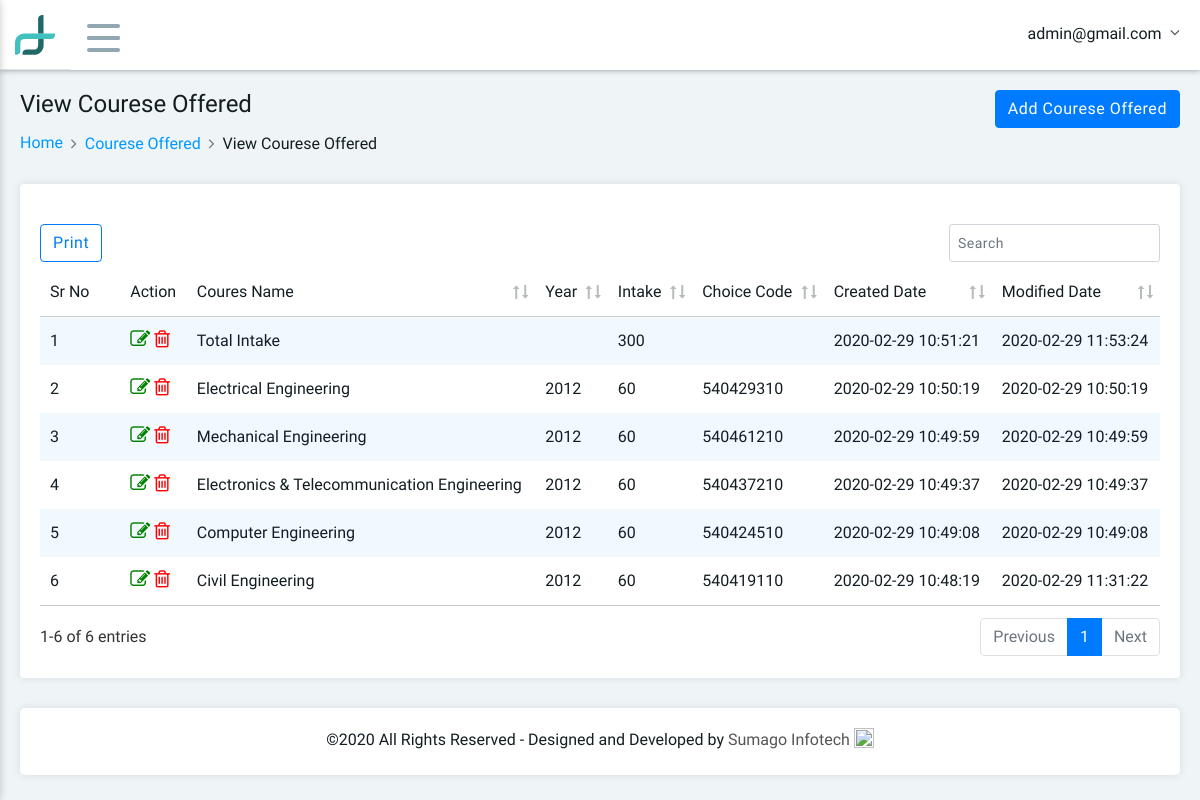
The app's page /view_course.php (signed in) with its own data.
### tables this page shows
CREATE TABLE IF NOT EXISTS `tbl_courese_offered` (
  `fld_co_id` int(11) NOT NULL,
  `fld_co_course_name` varchar(100) NOT NULL,
  `fld_co_year` varchar(50) NOT NULL,
  `fld_co_intake` varchar(40) NOT NULL,
  `fld_co_choice_code` varchar(50) NOT NULL,
  `fld_created_date` datetime NOT NULL DEFAULT CURRENT_TIMESTAMP,
  `fld_modified_date` datetime NOT NULL DEFAULT CURRENT_TIMESTAMP ON UPDATE CURRENT_TIMESTAMP,
  `fld_delete` int(11) NOT NULL
);

### view_course.php (the view, shortened to what this page needs)
<!DOCTYPE html>
<html>
<head>
	<?php include('include/head.php'); ?>
	<link rel="stylesheet" type="text/css" href="src/plugins/datatables/media/css/jquery.dataTables.css">
	<link rel="stylesheet" type="text/css" href="src/plugins/datatables/media/css/dataTables.bootstrap4.css">
	<link rel="stylesheet" type="text/css" href="src/plugins/datatables/media/css/responsive.dataTables.css">
</head>
<body>
	<?php include('include/header.php'); ?>
	<div class="main-container">
		<div class="pd-ltr-20 customscroll customscroll-10-p height-100-p xs-pd-20-10">
			<div class="min-height-200px">
				<div class="page-header">
					<div class="row">
						<div class="col-md-6 col-sm-12">
							<div class="title">
								<h4>View Courese Offered</h4>
							</div>
							<nav aria-label="breadcrumb" role="navigation">
								<ol class="breadcrumb">
									<li class="breadcrumb-item"><a href="dashboard.php">Home</a></li>
									<li class="breadcrumb-item"><a href="#">Courese Offered</a></li>
									<li class="breadcrumb-item active" aria-current="page">View Courese Offered</li>
								</ol>
							</nav>
						</div>
						<div class="col-md-6 col-sm-12 text-right">
							<div class="dropdown">
								<a class="btn btn-primary" href="course.php" role="button">
									Add Courese Offered
								</a>
							</div>
						</div>
					</div>
				</div>
				<div class="pd-20 bg-white border-radius-4 box-shadow mb-30">
					<div class="row">
						<table class="stripe hover data-table-export nowrap">
							<thead>
								<tr>
									<th class="table-plus datatable-nosort">Sr No</th>
									<th class="datatable-nosort">Action</th>
									<th>Coures Name</th>
									<th>Year</th>
									<th>Intake</th>
									<th>Choice Code</th>
									<th>Created Date</th>
									<th>Modified Date</th>
								</tr>
							</thead>
							<tbody>
								<?php
                                $count=0;
                                $query="select * from tbl_courese_offered where fld_delete='0' order by fld_co_id desc";
                                $row=mysqli_query($connect,$query) or die(mysqli_error($connect));
                                while($fetch=mysqli_fetch_array($row)) {
                                extract($fetch);
                            	?>
                                <tr>
                                    <td><?php echo ++$count; ?></td>
									<td>
										<a href="course_update.php?fld_co_id=<?php echo $fetch['fld_co_id'] ?>"  class="fa fa-edit" style="font-size: 20px; color: green;">
										</a>
                                        <a href="course_delete.php?fld_co_id=<?php echo $fetch['fld_co_id'] ?>" onclick="return confirm('Are you sure to Delete Courese Offered')" class="fa fa-trash-o"  style="color: red;font-size: 20px;">
                                        </a>
									</td>
									<td><?php echo $fetch['fld_co_course_name'];?></td>
									<td><?php echo $fetch['fld_co_year'];?></td>
									<td><?php echo $fetch['fld_co_intake'];?></td>
									<td><?php echo $fetch['fld_co_choice_code'];?></td>
                                    <td><?php echo $fetch['fld_created_date'];?></td>
                                    <td><?php echo $fetch['fld_modified_date'];?></td>
                                </tr>
                                            <?php } ?>
							</tbody>
						</table>
					</div>
				</div>
			</div>
			<?php include('include/footer.php'); ?>
		</div>
	</div>
</body>
</html>

### include/header.php (shortened to what this page needs)
<?php include "config.php";
 ?>
	<div class="header clearfix">
		<div class="header-right">
			<div class="brand-logo">
				<a href="#">
					<img src="vendors/images/logo.png" alt="" class="mobile-logo">
				</a>
			</div>
			<div class="menu-icon">
				<span></span>
				<span></span>
				<span></span>
			</div>
			<div class="user-info-dropdown">
				<div class="dropdown">
					<a class="dropdown-toggle" href="#" role="button" data-toggle="dropdown">
						<?php
                            $query=mysqli_query($connect,"select * from tbl_admin where fld_email='".$_SESSION['email']."'") or die(mysqli_error($connect));
                            $fetch=mysqli_fetch_array($query);
                            extract($fetch);
                        ?>
						<span class="user-name"><?php echo $fetch['fld_email']; ?></span>
					</a>
				</div>
			</div>
		</div>
	</div>

### records on screen
tbl_courese_offered: fld_co_course_name "Total Intake", fld_co_intake "300", fld_created_date "2020-02-29 10:51:21", fld_modified_date "2020-02-29 11:53:24"
tbl_courese_offered: fld_co_course_name "Electrical Engineering", fld_co_year "2012", fld_co_intake "60", fld_co_choice_code "540429310", fld_created_date "2020-02-29 10:50:19", fld_modified_date "2020-02-29 10:50:19"
tbl_courese_offered: fld_co_course_name "Mechanical Engineering", fld_co_year "2012", fld_co_intake "60", fld_co_choice_code "540461210", fld_created_date "2020-02-29 10:49:59", fld_modified_date "2020-02-29 10:49:59"
tbl_courese_offered: fld_co_course_name "Electronics & Telecommunication Engineering", fld_co_year "2012", fld_co_intake "60", fld_co_choice_code "540437210", fld_created_date "2020-02-29 10:49:37", fld_modified_date "2020-02-29 10:49:37"
tbl_courese_offered: fld_co_course_name "Computer Engineering", fld_co_year "2012", fld_co_intake "60", fld_co_choice_code "540424510", fld_created_date "2020-02-29 10:49:08", fld_modified_date "2020-02-29 10:49:08"
tbl_courese_offered: fld_co_course_name "Civil Engineering", fld_co_year "2012", fld_co_intake "60", fld_co_choice_code "540419110", fld_created_date "2020-02-29 10:48:19", fld_modified_date "2020-02-29 11:31:22"

### other values on screen
$fetch['fld_email'] "admin@gmail.com"
